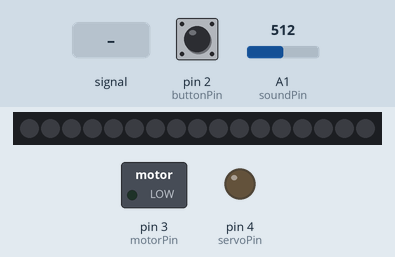
The sketch below on a simulated Arduino Uno, built with avr-gcc and run on an emulated ATmega328P. Shown: 17 RGB LEDs in strip order, left to right, switched loads named in the sketch (green lamp = pin HIGH), output pins drawn as LEDs (lit = HIGH). The inputs (shaded band) are chosen by the test bench; at power-on: pin 2 (buttonPin) LOW, A1 (soundPin) = 512. Dim RGB values are drawn brighter than linear; random numbers use the default seed unless the sketch sets one.

Above: at 1.2 s.
1.3 s: pin 2 (buttonPin) pulled HIGH for 3.2 s
5.1 s: A1 (soundPin) fed a 200 Hz sine of ±81 counts around its level
At 7.65 s:
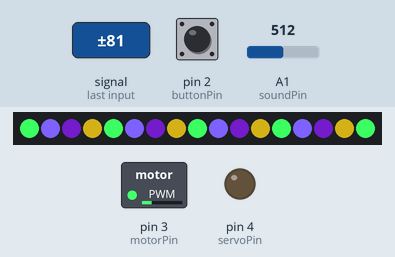
8.1 s: A1 (soundPin) fed a 1000 Hz sine of ±255 counts around its level
At 9.04 s:
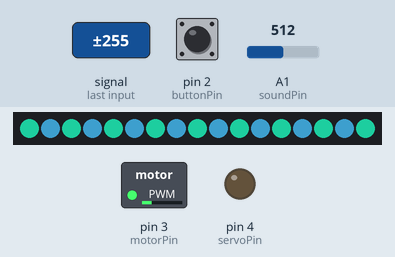
10.0 s: pin 2 (buttonPin) pulled HIGH for 0.15 s
10.7 s: A1 (soundPin) set to 900
At 11.1 s:
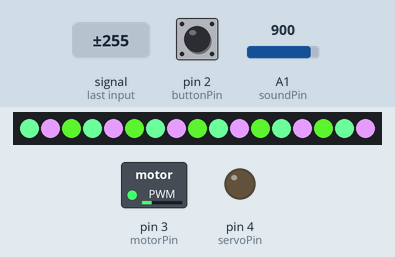
13.1 s: A1 (soundPin) fed a 200 Hz sine of ±81 counts around its level
At 13.34 s:
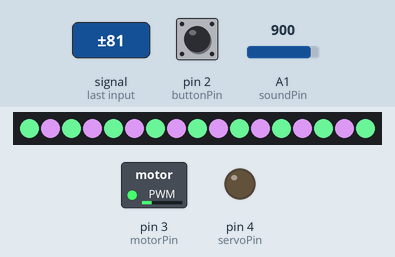
Timing chart, 0 to 16.1 s (numbered marks = the images above; inputs shaded):
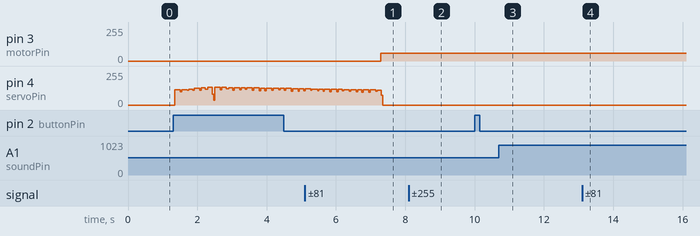

The sketch:

RecordPlayer.ino
```cpp
//#include <Servo.h> //include Arduino Servo Library

#include <FastLED.h>
#define led_Pin 7
#define NUM_LEDS 17
CRGB leds[NUM_LEDS];

int motorPin = 3;
int servoPin = 4;
int soundPin = A1;
int buttonPin = 2;
int soundVal = 0; // Current value read from D2
//Servo servo; // create Servo object

int s;
int s2;
int a;
int buttonState;
int lastButtonPlayState = LOW;
int playState = 0;
int playLED = 0;
int pulsewidth;

void setup() {
  pinMode(motorPin, OUTPUT);

  //servo.attach(servoPin); // attach servo variable to control pin

  FastLED.addLeds<WS2812,led_Pin, GRB>(leds,NUM_LEDS);
  FastLED.setMaxPowerInVoltsAndMilliamps(5,500);
  FastLED.clear();
  FastLED.show();

  pinMode(soundPin, INPUT);
  pinMode(buttonPin, INPUT);
  pinMode(servoPin, OUTPUT);

}

void loop() {
  buttonState = digitalRead(buttonPin);
  soundVal = analogRead(soundPin);
  //s = map(soundVal,0,1023,0,1);
  s2= map(soundVal,100,500,0,255); //map the sound to control the brightness of led
  a = random(1,5);
 //servopulse(125);

    if(lastButtonPlayState == HIGH && buttonState ==HIGH){
      if (playState==1){

        //arm spin to the vinyl pos
        for(int angle =125; angle>=100; angle-=1){
          servopulse(angle);
          delay(5);
        }
         analogWrite(motorPin,60); //slowly spin
         playState=0;
         playLED = 1;

        } else{
         //servo.write(133);
        //servopulse(133);

        //arm back to the initial pos
          for(int angle =100; angle<=125; angle+=5){
            servopulse(angle);
            delay(5);
        }
           analogWrite(motorPin,0); //motor stop


          for(int i=0; i<NUM_LEDS;i++){
              //leds[i] = CRGB(map(soundVal,300,800,0,255),map(soundVal,300,8,0,255),map(soundVal,0,1023,0,255));
              leds[i] = CRGB(map(soundVal,0,1023,0,125),map(soundVal,500,700,0,255),map(soundVal,700,1023,0,255));
              FastLED.setBrightness(0);
              FastLED.show();

            }
             playState=1;
             playLED=0;

           }
}
lastButtonPlayState = buttonState;

    if(playLED ==1) {

           delay(100);
           for(int i=0; i<NUM_LEDS;i+=a){
              //leds[i] = CRGB(map(soundVal,300,800,0,255),map(soundVal,300,8,0,255),map(soundVal,0,1023,0,255));
              leds[i] = CRGB(map(soundVal,0,1023,0,125),map(soundVal,500,700,0,255),map(soundVal,700,1023,0,255));
              FastLED.setBrightness(s2);
              FastLED.show();

            }

           for(int i=1; i<NUM_LEDS;i+=a){
             //leds[i] = CRGB(map(soundVal,0,1023,0,255),map(soundVal,0,1023,0,255),map(soundVal,0,1023,0,255));
             leds[i] = CRGB(map(soundVal,0,1000,0,255),map(soundVal,700,1023,0,255),map(soundVal,500,700,0,255));
             FastLED.setBrightness(s2);
              FastLED.show();
              //delay(soundVal/8-soundVal/8*s);
           }

  }
}


void servopulse(int angle){

  for(int i=0; i<50; i++){
    int pulsewidth=(angle*11)+500;
  digitalWrite(servoPin, HIGH);
  delayMicroseconds(pulsewidth);
  digitalWrite(servoPin, LOW);
  delayMicroseconds(20000-pulsewidth);

  }

}
```
